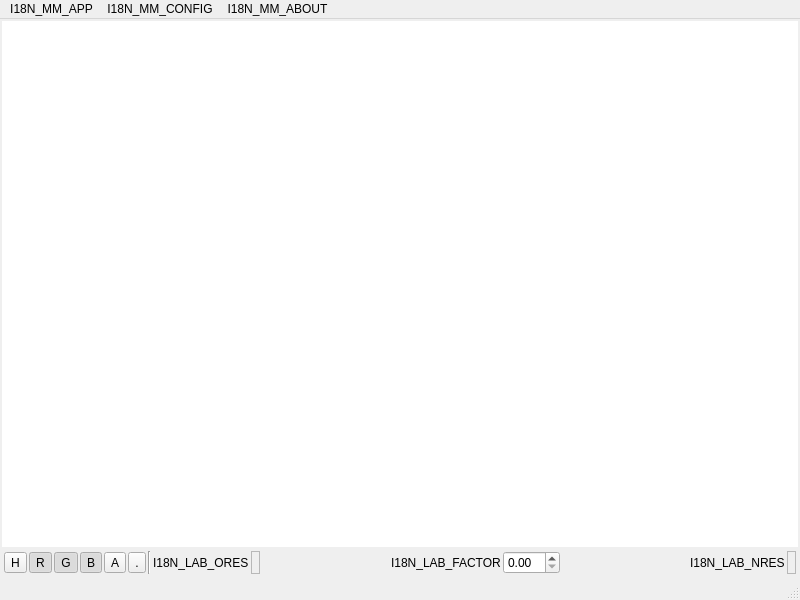
<?xml version="1.0" encoding="UTF-8"?>
<ui version="4.0">
 <class>MainWindow</class>
 <widget class="QMainWindow" name="MainWindow">
  <property name="geometry">
   <rect>
    <x>0</x>
    <y>0</y>
    <width>800</width>
    <height>600</height>
   </rect>
  </property>
  <property name="windowTitle">
   <string>I18N_MAINWINDOW</string>
  </property>
  <widget class="QWidget" name="wid_center">
   <layout class="QVBoxLayout" name="lay_center">
    <property name="spacing">
     <number>2</number>
    </property>
    <property name="leftMargin">
     <number>2</number>
    </property>
    <property name="topMargin">
     <number>2</number>
    </property>
    <property name="rightMargin">
     <number>2</number>
    </property>
    <property name="bottomMargin">
     <number>2</number>
    </property>
    <item>
     <widget class="QGraphicsView" name="wid_graphics">
      <property name="frameShape">
       <enum>QFrame::NoFrame</enum>
      </property>
      <property name="frameShadow">
       <enum>QFrame::Plain</enum>
      </property>
      <property name="lineWidth">
       <number>0</number>
      </property>
     </widget>
    </item>
    <item>
     <widget class="QWidget" name="wid_factor" native="true">
      <layout class="QHBoxLayout" name="lay_factor">
       <property name="spacing">
        <number>2</number>
       </property>
       <property name="leftMargin">
        <number>2</number>
       </property>
       <property name="topMargin">
        <number>2</number>
       </property>
       <property name="rightMargin">
        <number>2</number>
       </property>
       <property name="bottomMargin">
        <number>2</number>
       </property>
       <item>
        <widget class="QToolButton" name="btn_histogram">
         <property name="text">
          <string notr="true">H</string>
         </property>
         <property name="checkable">
          <bool>true</bool>
         </property>
        </widget>
       </item>
       <item>
        <widget class="QToolButton" name="btn_r">
         <property name="text">
          <string notr="true">R</string>
         </property>
         <property name="checkable">
          <bool>true</bool>
         </property>
         <property name="checked">
          <bool>true</bool>
         </property>
        </widget>
       </item>
       <item>
        <widget class="QToolButton" name="btn_g">
         <property name="text">
          <string notr="true">G</string>
         </property>
         <property name="checkable">
          <bool>true</bool>
         </property>
         <property name="checked">
          <bool>true</bool>
         </property>
        </widget>
       </item>
       <item>
        <widget class="QToolButton" name="btn_b">
         <property name="text">
          <string notr="true">B</string>
         </property>
         <property name="checkable">
          <bool>true</bool>
         </property>
         <property name="checked">
          <bool>true</bool>
         </property>
        </widget>
       </item>
       <item>
        <widget class="QToolButton" name="btn_a">
         <property name="text">
          <string notr="true">A</string>
         </property>
         <property name="checkable">
          <bool>true</bool>
         </property>
        </widget>
       </item>
       <item>
        <widget class="QToolButton" name="btn_dot">
         <property name="text">
          <string notr="true">.</string>
         </property>
         <property name="checkable">
          <bool>true</bool>
         </property>
        </widget>
       </item>
       <item>
        <widget class="Line" name="line">
         <property name="orientation">
          <enum>Qt::Vertical</enum>
         </property>
        </widget>
       </item>
       <item>
        <widget class="QLabel" name="lab_ores">
         <property name="text">
          <string>I18N_LAB_ORES</string>
         </property>
        </widget>
       </item>
       <item>
        <widget class="QLabel" name="lab_ores_val">
         <property name="frameShape">
          <enum>QFrame::StyledPanel</enum>
         </property>
         <property name="frameShadow">
          <enum>QFrame::Sunken</enum>
         </property>
         <property name="text">
          <string notr="true"/>
         </property>
        </widget>
       </item>
       <item>
        <spacer name="spa_h1">
         <property name="orientation">
          <enum>Qt::Horizontal</enum>
         </property>
         <property name="sizeHint" stdset="0">
          <size>
           <width>40</width>
           <height>20</height>
          </size>
         </property>
        </spacer>
       </item>
       <item>
        <widget class="QLabel" name="lab_factor">
         <property name="text">
          <string>I18N_LAB_FACTOR</string>
         </property>
        </widget>
       </item>
       <item>
        <widget class="QDoubleSpinBox" name="box_factor"/>
       </item>
       <item>
        <spacer name="spa_h2">
         <property name="orientation">
          <enum>Qt::Horizontal</enum>
         </property>
         <property name="sizeHint" stdset="0">
          <size>
           <width>40</width>
           <height>20</height>
          </size>
         </property>
        </spacer>
       </item>
       <item>
        <widget class="QLabel" name="lab_nres">
         <property name="text">
          <string>I18N_LAB_NRES</string>
         </property>
        </widget>
       </item>
       <item>
        <widget class="QLabel" name="lab_nres_val">
         <property name="frameShape">
          <enum>QFrame::StyledPanel</enum>
         </property>
         <property name="frameShadow">
          <enum>QFrame::Sunken</enum>
         </property>
         <property name="text">
          <string notr="true"/>
         </property>
        </widget>
       </item>
      </layout>
     </widget>
    </item>
   </layout>
  </widget>
  <widget class="QMenuBar" name="wid_menubar">
   <property name="geometry">
    <rect>
     <x>0</x>
     <y>0</y>
     <width>800</width>
     <height>20</height>
    </rect>
   </property>
   <widget class="QMenu" name="mm_app">
    <property name="title">
     <string>I18N_MM_APP</string>
    </property>
    <addaction name="me_app_open"/>
    <addaction name="separator"/>
    <addaction name="me_app_quit"/>
   </widget>
   <widget class="QMenu" name="mm_about">
    <property name="title">
     <string>I18N_MM_ABOUT</string>
    </property>
    <addaction name="me_about_app"/>
    <addaction name="me_about_qt"/>
   </widget>
   <widget class="QMenu" name="mm_config">
    <property name="title">
     <string>I18N_MM_CONFIG</string>
    </property>
    <widget class="QMenu" name="sm_config_language">
     <property name="title">
      <string>I18N_SM_CONFIG_LANGUAGE</string>
     </property>
     <addaction name="me_language_english"/>
     <addaction name="separator"/>
     <addaction name="me_language_dutch"/>
     <addaction name="me_language_french"/>
     <addaction name="me_language_german"/>
     <addaction name="me_language_italian"/>
     <addaction name="me_language_spanish"/>
    </widget>
    <widget class="QMenu" name="sm_config_theme">
     <property name="title">
      <string>I18N_SM_CONFIG_THEME</string>
     </property>
     <addaction name="me_theme_fusion"/>
     <addaction name="separator"/>
     <addaction name="me_theme_curve"/>
     <addaction name="me_theme_mac"/>
     <addaction name="me_theme_windows"/>
     <addaction name="separator"/>
     <addaction name="me_theme_darkmode"/>
    </widget>
    <addaction name="sm_config_language"/>
    <addaction name="sm_config_theme"/>
   </widget>
   <addaction name="mm_app"/>
   <addaction name="mm_config"/>
   <addaction name="mm_about"/>
  </widget>
  <widget class="QStatusBar" name="wid_statusbar"/>
  <action name="me_app_open">
   <property name="text">
    <string>I18N_ME_APP_OPEN</string>
   </property>
  </action>
  <action name="me_app_quit">
   <property name="text">
    <string>I18N_ME_APP_QUIT</string>
   </property>
  </action>
  <action name="me_about_app">
   <property name="text">
    <string>I18N_ME_ABOUT_APP</string>
   </property>
  </action>
  <action name="me_about_qt">
   <property name="text">
    <string>I18N_ME_ABOUT_QT</string>
   </property>
  </action>
  <action name="me_language_english">
   <property name="text">
    <string>I18N_ME_LANGUAGE_ENGLISH</string>
   </property>
  </action>
  <action name="me_theme_fusion">
   <property name="text">
    <string>I18N_ME_THEME_FUSION</string>
   </property>
  </action>
  <action name="me_theme_mac">
   <property name="text">
    <string>I18N_ME_THEME_MAC</string>
   </property>
  </action>
  <action name="me_theme_windows">
   <property name="text">
    <string>I18N_ME_THEME_WINDOWS</string>
   </property>
  </action>
  <action name="me_theme_curve">
   <property name="text">
    <string>I18N_ME_THEME_CURVE</string>
   </property>
  </action>
  <action name="me_language_german">
   <property name="text">
    <string>I18N_ME_LANGUAGE_GERMAN</string>
   </property>
  </action>
  <action name="me_language_dutch">
   <property name="text">
    <string>I18N_ME_LANGUAGE_DUTCH</string>
   </property>
  </action>
  <action name="me_language_spanish">
   <property name="text">
    <string>I18N_ME_LANGUAGE_SPANISH</string>
   </property>
  </action>
  <action name="me_language_italian">
   <property name="text">
    <string>I18N_ME_LANGUAGE_ITALIAN</string>
   </property>
  </action>
  <action name="me_language_french">
   <property name="text">
    <string>I18N_ME_LANGUAGE_FRENCH</string>
   </property>
  </action>
  <action name="me_theme_darkmode">
   <property name="checkable">
    <bool>true</bool>
   </property>
   <property name="text">
    <string>I18N_ME_THEME_DARKMODE</string>
   </property>
  </action>
 </widget>
 <resources/>
 <connections/>
</ui>
